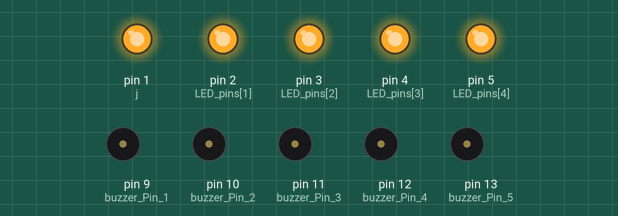
A sketch run on a simulated Arduino Uno, built with avr-gcc and run on an emulated ATmega328P. On the bench: output pins drawn as LEDs (lit = HIGH), buzzer (waves = sounding, pin HIGH). Random numbers use the default seed unless the sketch sets one.

Above: at 0.1 s.
Timing chart, 0 to 1.6 s (numbered marks = the images above):
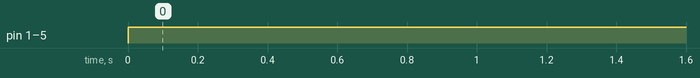

Measured:
- by itself, pin 1 (j), pin 2 (LED_pins[1]), pin 3 (LED_pins[2]), pin 4 (LED_pins[3]), pin 5 (LED_pins[4]): LOW → HIGH at 0.00 s

The sketch:

Buzzer.ino
```cpp
int buzzer_Pin_1 = 9;
int buzzer_Pin_2 = 10;
int buzzer_Pin_3 = 11;
int buzzer_Pin_4 = 12;
int buzzer_Pin_5 = 13;
int buttonPin = 2;
int buttonState;
int LED_pin1 = 1;
int LED_pin2 = 2;
int LED_pin3 = 3;
int LED_pin4 = 4;
int LED_pin5 = 5;
//int delayTime = 500;
int i =9;
int j =1;
int position = 0;
void setup() {
  while (i < 14){
    pinMode(i, OUTPUT);
    i += 1;


  }
  while (j<6){
    pinMode(j, OUTPUT);
    j += 1;
  }
  randomSeed(analogRead(1));

}
void buzzer_1(){
  tone(buzzer_Pin_1, 440,200);
  delay(200);
  noTone(buzzer_Pin_1);
  //plays octave 4 A
}
void buzzer_2(){
  tone(buzzer_Pin_2,262, 200);
  delay(200);
  noTone(buzzer_Pin_2);
  //plays octave 4 c
}
void buzzer_3(){
  tone(buzzer_Pin_3, 330, 200);
  delay(200);
  noTone(buzzer_Pin_3);
  //plays octave 4 e
}
void buzzer_4(){
  tone(buzzer_Pin_4, 392, 200);
  delay(200);
  noTone(buzzer_Pin_4);
  //plays octave 4 G
}
void buzzer_5(){
  tone(buzzer_Pin_5, 294, 200);
  delay(200);
  noTone(buzzer_Pin_5);
  //plays octave 4 D
}
void mistake(){
tone(buzzer_Pin_1, 114, 200);
tone(buzzer_Pin_2, 1174, 200);
tone(buzzer_Pin_3, 432, 200);
tone(buzzer_Pin_4, 243, 200);
tone(buzzer_Pin_5, 546, 200);
delay(20);
noTone(buzzer_Pin_1);
noTone(buzzer_Pin_2);
noTone(buzzer_Pin_3);
noTone(buzzer_Pin_4);
noTone(buzzer_Pin_5);
delay(200);

tone(buzzer_Pin_1, 114, 2000);
tone(buzzer_Pin_2, 1174, 2000);
tone(buzzer_Pin_3, 432, 2000);
tone(buzzer_Pin_4, 243, 2000);
tone(buzzer_Pin_5, 546, 2000);
delay(2000);
noTone(buzzer_Pin_1);
noTone(buzzer_Pin_2);
noTone(buzzer_Pin_3);
noTone(buzzer_Pin_4);
noTone(buzzer_Pin_5);
delay(200);
}
void warning(){
  int l = 1;
while (l<25){
   tone(buzzer_Pin_1, 1174, 200);
tone(buzzer_Pin_2, 1174, 200);
tone(buzzer_Pin_3, 1174, 200);
tone(buzzer_Pin_4, 1174, 200);
tone(buzzer_Pin_5, 1174, 200);
delay(50);
noTone(buzzer_Pin_1);
noTone(buzzer_Pin_2);
noTone(buzzer_Pin_3);
noTone(buzzer_Pin_4);
noTone(buzzer_Pin_5);
delay(50);
l += 1;
}
//   tone(buzzer_Pin_1, 1174, 200);
// tone(buzzer_Pin_2, 1174, 200);
// tone(buzzer_Pin_3, 1174, 200);
// tone(buzzer_Pin_4, 1174, 200);
// tone(buzzer_Pin_5, 1174, 200);
// delay(20);
// noTone(buzzer_Pin_1);
// noTone(buzzer_Pin_2);
// noTone(buzzer_Pin_3);
// noTone(buzzer_Pin_4);
// noTone(buzzer_Pin_5);
// delay(20);

// tone(buzzer_Pin_1, 1174, 2000);
// tone(buzzer_Pin_2, 1174, 2000);
// tone(buzzer_Pin_3, 1174, 2000);
// tone(buzzer_Pin_4, 1174, 2000);
// tone(buzzer_Pin_5, 1174, 2000);
// delay(20);
// noTone(buzzer_Pin_1);
// noTone(buzzer_Pin_2);
// noTone(buzzer_Pin_3);
// noTone(buzzer_Pin_4);
// noTone(buzzer_Pin_5);
// delay(20);

//  tone(buzzer_Pin_1, 1174, 200);
// tone(buzzer_Pin_2, 1174, 200);
// tone(buzzer_Pin_3, 1174, 200);
// tone(buzzer_Pin_4, 1174, 200);
// tone(buzzer_Pin_5, 1174, 200);
// delay(20);
// noTone(buzzer_Pin_1);
// noTone(buzzer_Pin_2);
// noTone(buzzer_Pin_3);
// noTone(buzzer_Pin_4);
// noTone(buzzer_Pin_5);
// delay(20);

// tone(buzzer_Pin_1, 1174, 2000);
// tone(buzzer_Pin_2, 1174, 2000);
// tone(buzzer_Pin_3, 1174, 2000);
// tone(buzzer_Pin_4, 1174, 2000);
// tone(buzzer_Pin_5, 1174, 2000);
// delay(20);
// noTone(buzzer_Pin_1);
// noTone(buzzer_Pin_2);
// noTone(buzzer_Pin_3);
// noTone(buzzer_Pin_4);
// noTone(buzzer_Pin_5);
// delay(20);

//  tone(buzzer_Pin_1, 1174, 200);
// tone(buzzer_Pin_2, 1174, 200);
// tone(buzzer_Pin_3, 1174, 200);
// tone(buzzer_Pin_4, 1174, 200);
// tone(buzzer_Pin_5, 1174, 200);
// delay(20);
// noTone(buzzer_Pin_1);
// noTone(buzzer_Pin_2);
// noTone(buzzer_Pin_3);
// noTone(buzzer_Pin_4);
// noTone(buzzer_Pin_5);
// delay(20);

// tone(buzzer_Pin_1, 1174, 2000);
// tone(buzzer_Pin_2, 1174, 2000);
// tone(buzzer_Pin_3, 1174, 2000);
// tone(buzzer_Pin_4, 1174, 2000);
// tone(buzzer_Pin_5, 1174, 2000);
// delay(20);
// noTone(buzzer_Pin_1);
// noTone(buzzer_Pin_2);
// noTone(buzzer_Pin_3);
// noTone(buzzer_Pin_4);
// noTone(buzzer_Pin_5);
// delay(20);
}
int LED_pins[5] = {1,2,3,4,5};


void loop() {
  position = random(0,5);
  digitalWrite(LED_pins[position], HIGH);


//COde for the fast synthwaveish music (quick beat)
// tone(buzzer_Pin_1, 294, 200);
// delay(200);
// tone(buzzer_Pin_1, 392, 200);
// delay(200);

// tone(buzzer_Pin_1, 330, 200);
// delay(200);
// tone(buzzer_Pin_1,262, 200);
// delay(200);
// tone(buzzer_Pin_1, 440,200);
// delay(200);


//for slower around 120 bpm music loop, can snap to
// tone(buzzer_Pin_1, 294);
// delay(200);
// noTone(buzzer_Pin_1);
// delay(200);

// tone(buzzer_Pin_1, 392);
// delay(200);
// noTone(buzzer_Pin_1);
// delay(200);
// tone(buzzer_Pin_1, 330);
// delay(200);
// noTone(buzzer_Pin_1);
// delay(200);
// tone(buzzer_Pin_1,262);
// delay(200);
// noTone(buzzer_Pin_1);
// delay(200);
// tone(buzzer_Pin_1, 440);
// delay(200);
// noTone(buzzer_Pin_1);
// delay(200);

//sound testing code
// tone(buzzer_Pin_1, 294);
// delay(2000);
// noTone(buzzer_Pin_1);
// delay(200);

// tone(buzzer_Pin_1, 392);
// delay(2000);
// noTone(buzzer_Pin_1);
// delay(200);
// tone(buzzer_Pin_1,262);
// delay(2000);
// noTone(buzzer_Pin_1);
// delay(200);
// tone(buzzer_Pin_1, 330);
// delay(2000);
// noTone(buzzer_Pin_1);
// delay(200);

// tone(buzzer_Pin_1, 440);
// delay(2000);
// noTone(buzzer_Pin_1);
// delay(200);


  // buttonState = digitalRead(buttonPin);
  // if (true) {
  //   tone(8, 440);
  //   delay(1000);
  //   noTone(8);
  //   delay(22000);

  //   tone(8, 594);
  //   delay(1000);
  //   noTone(8);
  //   delay(2000);
  //   tone(8, 523);
  //   delay(2000);
  //   noTone(8);

  //   digitalWrite(9, HIGH);
  //   delay(delayTime);
  //   tone(buzzerPin, 587);
  //   delay(delayTime);
  //   tone(buzzerPin, 659);
  //   delay(delayTime);
  //   tone(buzzerPin, 659);
  //   delay(delayTime);
  //   tone(buzzerPin, 587);
  //   delay(delayTime);
  //   tone(buzzerPin, 523);
  //   delay(delayTime);
  //   tone(buzzerPin, 494);
  //   delay(delayTime);
  //   tone(buzzerPin, 440);
  //   delay(delayTime);
  // }
  // else {
  //  noTone(buzzerPin);
  // }
}
```
